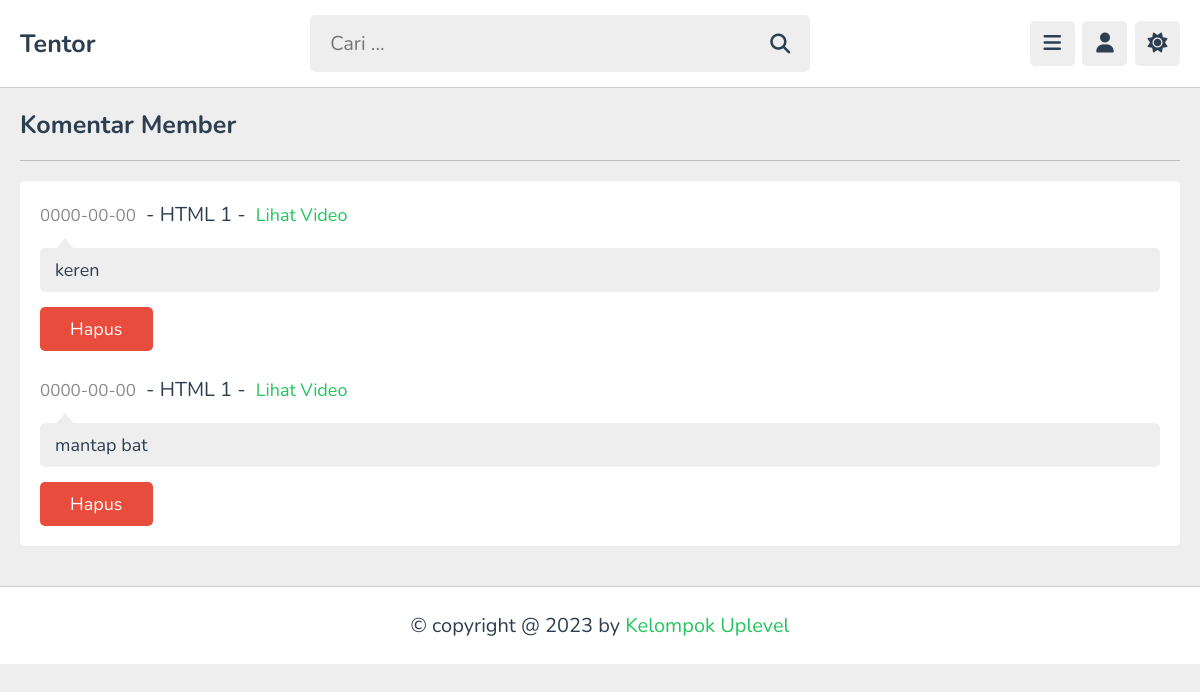
Screenshot of /admin/comments.php (signed in) with the database file from the repository.
### tables this page shows
CREATE TABLE `comments` (
  `id` varchar(20) NOT NULL,
  `content_id` varchar(20) NOT NULL,
  `user_id` varchar(20) NOT NULL,
  `tutor_id` varchar(20) NOT NULL,
  `comment` varchar(1000) NOT NULL,
  `date` date NOT NULL
);

CREATE TABLE `content` (
  `id` varchar(20) NOT NULL,
  `tutor_id` varchar(20) NOT NULL,
  `playlist_id` varchar(20) NOT NULL,
  `title` varchar(100) NOT NULL,
  `description` varchar(1000) NOT NULL,
  `video` varchar(100) NOT NULL,
  `thumb` varchar(100) NOT NULL,
  `date` date NOT NULL,
  `status` varchar(20) NOT NULL
);

### admin/comments.php (the view, shortened to what this page needs)
<?php
include '../components/connect.php';
if(isset($_COOKIE['tutor_id'])){
   $tutor_id = $_COOKIE['tutor_id'];
}else{
   $tutor_id = '';
   header('location:login.php');
}
?>
<!DOCTYPE html>
<html lang="en">
<head>
   <link rel="stylesheet" href="https://cdnjs.cloudflare.com/ajax/libs/font-awesome/6.2.0/css/all.min.css">
   <link rel="stylesheet" href="../css/admin_style.css">
</head>
<body>
<?php include '../components/admin_header.php'; ?>
<section class="comments">
   <h1 class="heading">Komentar Member</h1>
   <div class="show-comments">
      <?php
         $select_comments = $conn->prepare("SELECT * FROM `comments` WHERE tutor_id = ?");
         $select_comments->execute([$tutor_id]);
         if($select_comments->rowCount() > 0){
            while($fetch_comment = $select_comments->fetch(PDO::FETCH_ASSOC)){
               $select_content = $conn->prepare("SELECT * FROM `content` WHERE id = ?");
               $select_content->execute([$fetch_comment['content_id']]);
               $fetch_content = $select_content->fetch(PDO::FETCH_ASSOC);
      ?>
      <div class="box" style="<?php if($fetch_comment['tutor_id'] == $tutor_id){echo 'order:-1;';} ?>">
         <div class="content"><span><?= $fetch_comment['date']; ?></span><p> - <?= $fetch_content['title']; ?> - </p><a href="view_content.php?get_id=<?= $fetch_content['id']; ?>">Lihat Video</a></div>
         <p class="text"><?= $fetch_comment['comment']; ?></p>
         <form action="" method="post">
            <button type="submit" name="delete_comment" class="inline-delete-btn" onclick="return confirm('Hapus Komentar?');">Hapus</button>
         </form>
      </div>
      <?php
       }
      }else{
         echo '<p class="empty">no comments added yet!</p>';
      }
      ?>
      </div>
</section>
<?php include '../components/footer.php'; ?>
</body>
</html>

### css/admin_style.css (style rules this page uses)
:root { --main-color:#22C55E; --red:#e74c3c; --oragen:#f39c12; --white:#fff; --black:#2c3e50; --light-color:#888; --light-bg:#eee; --border:.1rem solid rgba(0,0,0,.2); }
* { font-family: 'Nunito', sans-serif; margin: 0; padding: 0; box-sizing: border-box; outline: none; border: none; text-decoration: none; }
html { font-size: 62.5%; overflow-x: hidden; }
body { background-color: var(--light-bg); padding-left: 30rem; }
section { padding:2rem; max-width: 1200px; margin: 0 auto; }
.btn, .option-btn, .delete-btn, .inline-btn, .inline-option-btn, .inline-delete-btn { border-radius: .5rem; padding: 1rem 3rem; font-size: 1.8rem; color: #fff; margin-top: 1rem; text-transform: capitalize; cursor: pointer; text-align: center; }
.inline-btn, .inline-option-btn, .inline-delete-btn { display: inline-block; }
.delete-btn, .inline-delete-btn { background-color: var(--red); }
.heading { padding-bottom: 1.8rem; border-bottom: var(--border); font-size: 2.5rem; color: var(--black); text-transform: capitalize; margin-bottom: 2rem; }
.comments .show-comments { background-color: var(--white); border-radius: .5rem; padding: 2rem; display: grid; gap: 2.5rem; }
.comments .show-comments .content { margin-bottom: 2rem; }
.comments .show-comments .content p { font-size: 2rem; color: var(--black); padding: 0 1rem; display: inline-block; }
.comments .show-comments .content span { font-size: 1.7rem; color: var(--light-color); }
.comments .show-comments .content a { color: var(--main-color); font-size: 1.8rem; }
.comments .show-comments .text { border-radius: .5rem; background-color: var(--light-bg); padding: 1rem 1.5rem; color: var(--black); margin: .5rem 0; position: relative; z-index: 0; white-space: pre-line; font-size: 1.8rem; }
.comments .show-comments .text::before { content: ''; position: absolute; top: -1rem; left: 1.5rem; height: 1.2rem; width: 2rem; background-color: var(--light-bg); clip-path: polygon(50% 0%, 0% 100%, 100% 100%); }
@media (max-width:1200px) { body { padding-left: 0; } }

### rows the page displays
comments: date "0000-00-00", content.title "HTML 1", comment "keren"
comments: date "0000-00-00", content.title "HTML 1", comment "mantap bat"
